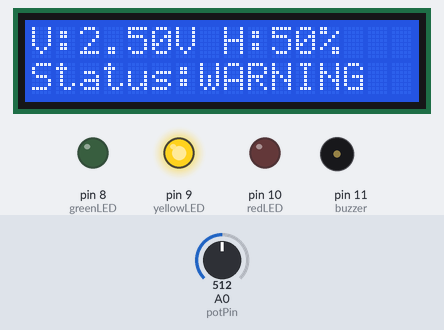
This sketch was run on a simulated Arduino Uno, built with avr-gcc and run on an emulated ATmega328P. On the bench: 16×2 character LCD, output pins drawn as LEDs (lit = HIGH), buzzer (waves = sounding, pin HIGH). The inputs (shaded band) are chosen by the test bench; at power-on: A0 (potPin) = 512.

Above: at 3.2 s.
3.3 s: A0 (potPin) set to 668
At 4.2 s:
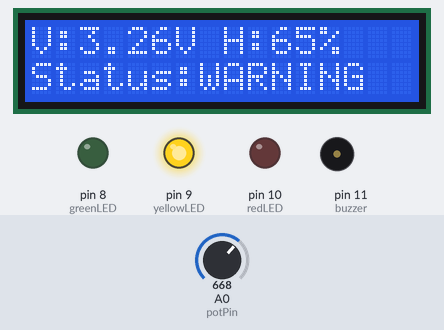
5.0 s: A0 (potPin) set to 683
At 6.1 s:
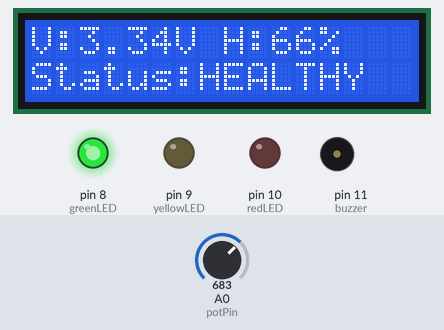
6.6 s: A0 (potPin) set to 306
At 8.0 s:
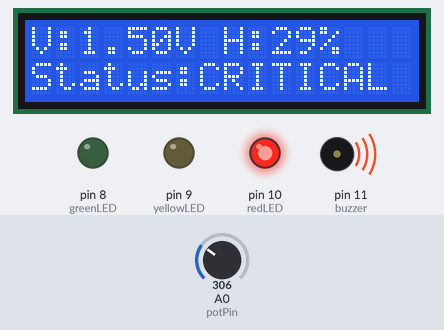
Timing chart, 0 to 9.6 s (numbered marks = the images above; inputs shaded):
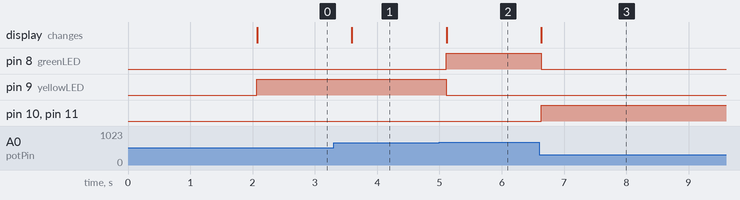

The sketch:

battery_monitor.ino
```cpp
#include <LiquidCrystal.h>

/*
LCD CONNECTIONS
RS -> D2
EN -> D3
D4 -> D4
D5 -> D5
D6 -> D6
D7 -> D7
RW -> GND
*/

LiquidCrystal lcd(2, 3, 4, 5, 6, 7);

// Pin definitions
const int potPin = A0;
const int greenLED  = 8;
const int yellowLED = 9;
const int redLED    = 10;
const int buzzer    = 11;

float voltage = 0;
int health = 0;

void setup() {
  lcd.begin(16, 2);

  pinMode(greenLED, OUTPUT);
  pinMode(yellowLED, OUTPUT);
  pinMode(redLED, OUTPUT);
  pinMode(buzzer, OUTPUT);

  lcd.setCursor(0,0);
  lcd.print("Battery Monitor");
  lcd.setCursor(0,1);
  lcd.print("System Ready");
  delay(2000);
  lcd.clear();
}

void loop() {
  int adcValue = analogRead(potPin);

  // ADC → Voltage (0–5V)
  voltage = adcValue * (5.0 / 1023.0);

  // Voltage → Health %
  health = (voltage / 5.0) * 100;

  // Reset outputs
  digitalWrite(greenLED, LOW);
  digitalWrite(yellowLED, LOW);
  digitalWrite(redLED, LOW);
  digitalWrite(buzzer, LOW);

    // ----- STATUS LOGIC (PERCENTAGE BASED) -----
  String status;
  if (health >= 66) {                // 66% and above
    digitalWrite(greenLED, HIGH);
    status = "HEALTHY ";
  }
  else if (health >= 33) {           // 33%-66%
    digitalWrite(yellowLED, HIGH);
    status = "WARNING ";
  }
  else {                             // Below 33%
    digitalWrite(redLED, HIGH);
    digitalWrite(buzzer, HIGH);
    status = "CRITICAL";
  }

  // ----- LCD DISPLAY -----
  lcd.clear();

  lcd.setCursor(0,0);
  lcd.print("V:");
  lcd.print(voltage, 2);
  lcd.print("V H:");
  lcd.print(health);
  lcd.print("%");

  lcd.setCursor(0,1);
  lcd.print("Status:");
  lcd.print(status);

  delay(500);
}
```

Measured:
- the behaviour switches between 675 and 676 on A0 (potPin) (found by bisection; images 1 and 2)
- after the input at 3.3 s, the display: changes after 0.30 s (image 1)
- after the input at 5.0 s, pin 8 (greenLED): LOW → HIGH after 0.11 s; pin 9 (yellowLED): HIGH → LOW after 0.11 s; the display: changes after 0.12 s (image 2)
- after the input at 6.6 s, pin 8 (greenLED): HIGH → LOW at once; pin 10 (redLED), pin 11 (buzzer): LOW → HIGH at once; the display: changes at once (image 3)
